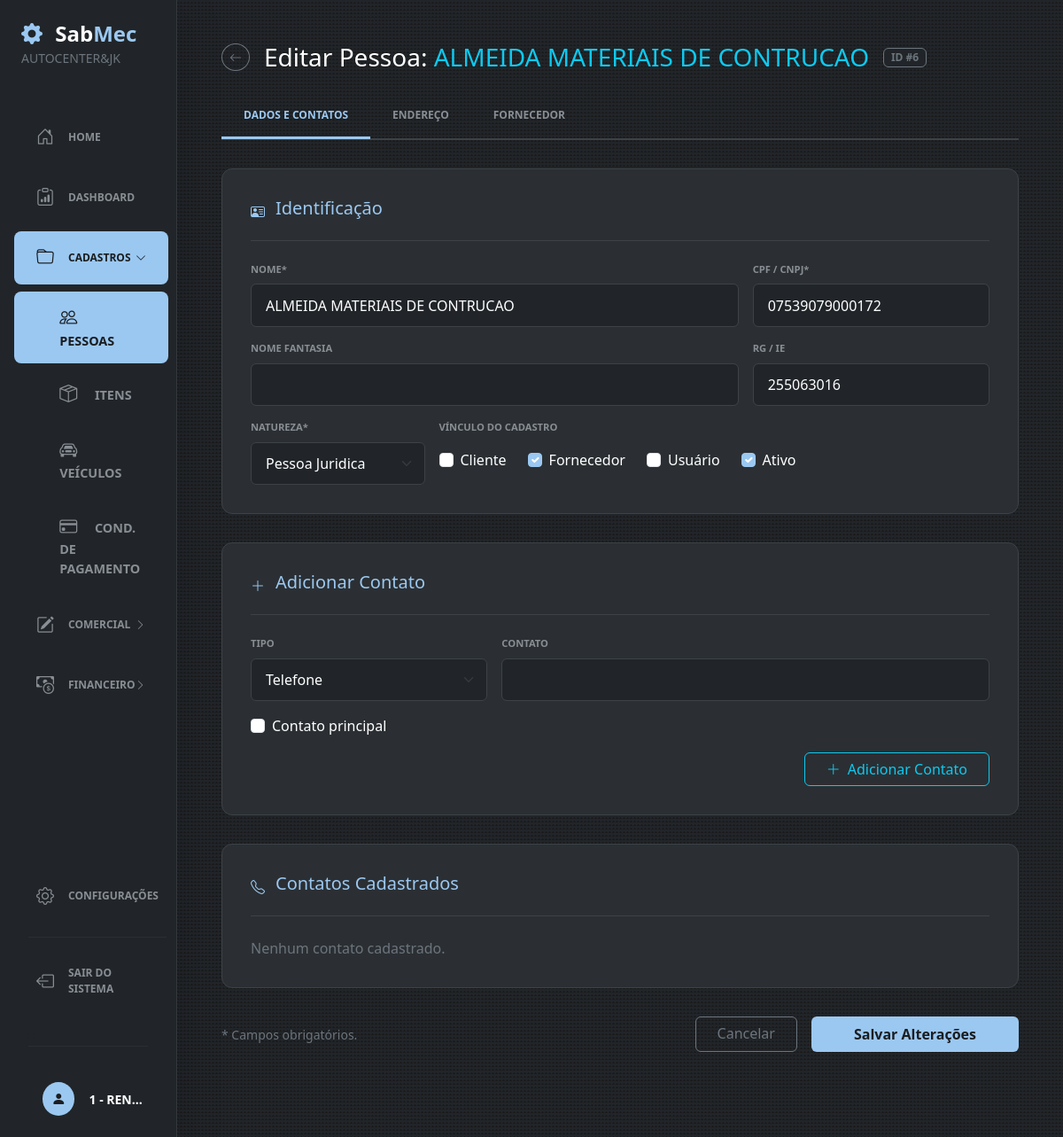
Before: /pessoas/6/editar (signed in) with the older database file.
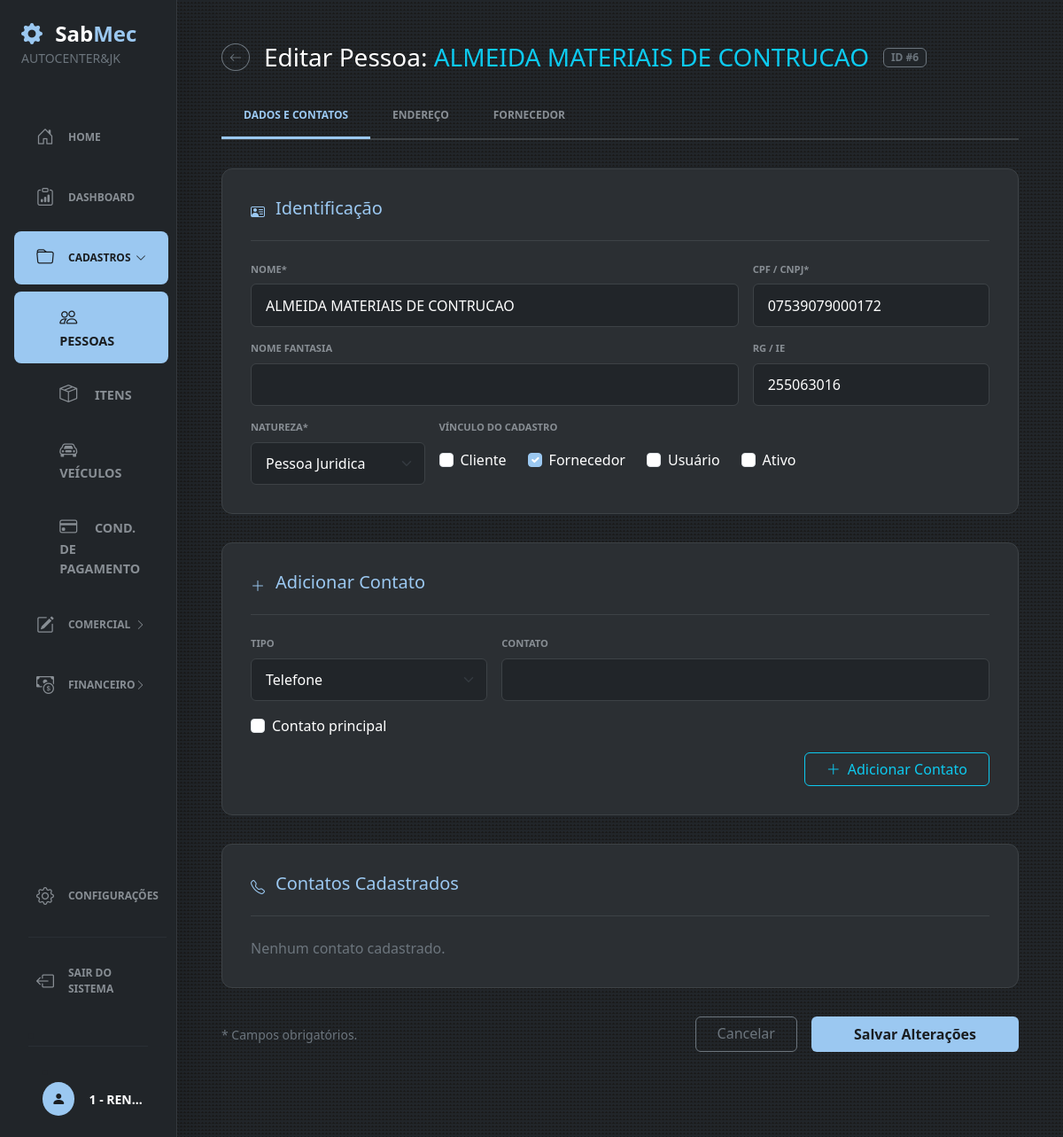
After: the same page with the newer database file.
### sabmec/models/pessoas.py (models this page shows)
class Pessoa(db.Model):
    __tablename__ = "pessoas"
    id = db.Column(db.Integer, primary_key=True)
    nome = db.Column(db.String(150), nullable=False)
    nome_fantasia = db.Column(db.String(150))
    documento_fiscal = db.Column(db.String)
    ie_rg = db.Column(db.String)
    entidade = db.Column(db.Enum('PF', 'PJ', name='entidade_enum'), nullable=False)
    ativo = db.Column(db.Boolean, default=True)
    eh_cliente = db.Column(db.Boolean)
    eh_usuario = db.Column(db.Boolean)
    eh_fornecedor = db.Column(db.Boolean)
    cliente = db.relationship("PessoaCliente", back_populates="pessoa", uselist=False)
    contatos = db.relationship("PessoaContato", back_populates="pessoa", cascade="all, delete-orphan")
    usuario = db.relationship("PessoaUsuario", back_populates="pessoa", uselist=False)
    fornecedor = db.relationship("PessoaFornecedor", back_populates="pessoa", uselist=False)
    enderecos = db.relationship("PessoaEndereco", back_populates="pessoa", cascade="all, delete-orphan")
    veiculos = db.relationship(
    "Veiculo",
    back_populates="pessoa",
    cascade="all, delete-orphan",
    )
    filial = db.relationship("PessoaFilial", back_populates="pessoa", uselist=False)

### sabmec/routes/cadastros/pessoas_editar.py (the view, shortened to what this page needs)
@pessoas_bp.route("/pessoas/<int:id>/editar", methods=["GET", "POST"])
@login_required
def pessoas_editar(id):
    pessoa = Pessoa.query.get_or_404(id)
    form_pessoa = FormPessoa()
    form_contato = FormPessoaContato()
    form_endereco = FormPessoaEndereco()
    form_cliente = FormPessoaCliente()
    form_fornecedor = FormPessoaFornecedor()
    form_usuario = FormPessoaUsuario()
    carregar_choices_endereco(form_endereco)
    if request.method == "GET":
        form_pessoa.nome.data = pessoa.nome
        form_pessoa.documento_fiscal.data = pessoa.documento_fiscal
        form_pessoa.nome_fantasia.data = pessoa.nome_fantasia
        form_pessoa.ie_rg.data = pessoa.ie_rg
        form_pessoa.entidade.data = pessoa.entidade
        form_pessoa.ativo.data = pessoa.ativo
        form_pessoa.eh_cliente.data = pessoa.eh_cliente
        form_pessoa.eh_fornecedor.data = pessoa.eh_fornecedor
        form_pessoa.eh_usuario.data = pessoa.eh_usuario
        if pessoa.cliente:
            form_cliente.cliente_ativo.data = pessoa.cliente.cliente_ativo
        if pessoa.fornecedor:
            form_fornecedor.fornecedor_ativo.data = pessoa.fornecedor.fornecedor_ativo
        if pessoa.usuario:
            form_usuario.usuario.data = pessoa.usuario.usuario
            form_usuario.usuario_ativo.data = pessoa.usuario.ativo
    return renderizar_edicao(
        pessoa,
        form_pessoa,
        form_contato,
        form_endereco,
        form_cliente,
        form_fornecedor,
        form_usuario,
    )

### sabmec/forms/pessoas_forms.py
class FormPessoa(FlaskForm):
    nome = StringField("Nome*", validators=[DataRequired(), Length(max=150)])
    nome_fantasia = StringField("Nome Fantasia", validators=[Optional(), Length(max=150)])
    documento_fiscal = StringField("CPF / CNPJ*", validators=[DataRequired(), Length(max=20)])
    ie_rg = StringField("RG / IE", validators=[Optional(), Length(max=20)])
    entidade = SelectField(
        "Natureza*",
        choices=[("PF", "Pessoa Fisica"), ("PJ", "Pessoa Juridica")],
        validators=[DataRequired()],
    )
    ativo = BooleanField("Ativo", default=True)
    eh_cliente = BooleanField("Cliente", default=False)
    eh_fornecedor = BooleanField("Fornecedor", default=False)
    eh_usuario = BooleanField("Usuario", default=False)
    submit = SubmitField("Salvar Cadastro")

### sabmec/__init__.py (called while the page is built)
@login_manager.user_loader
def load_usuario(id_usuario):
    return PessoaUsuario.query.get(int(id_usuario))

@app.context_processor
def inject_empresa_sidebar():
    filial = PessoaFilial.query.first()
    empresa = None
    if filial:
        empresa = Pessoa.query.get(
            filial.pessoa_id
        )
    return dict(
        empresa_sidebar=empresa
    )

### sabmec/templates/cadastros/pessoas_editar.html (shortened to what the changed rows need)
{% extends 'bases/base.html' %}
{% block body %}
<div class="container-fluid py-5 px-4">
    <div class="content-wrapper">
        <div class="d-flex align-items-center gap-3 mb-4">
            <a href="{{ url_for('pessoas.pessoas') }}" class="btn btn-outline-secondary btn-sm rounded-circle">
                <i class="bi bi-arrow-left"></i>
            </a>
            <h3 class="text-white m-0">Editar Pessoa: <span class="text-info">{{ pessoa.nome }}</span></h3>
            <span class="badge bg-dark border border-secondary text-secondary">ID #{{ pessoa.id }}</span>
        </div>
        <form method="POST" action="{{ url_for('pessoas.pessoas_editar', id=pessoa.id) }}" novalidate>
            <div class="tab-content mt-4">
                <div class="tab-pane fade show active" id="dados-content" role="tabpanel">
                    <div class="form-card">
                        <div class="row g-3">
                            <div class="col-md-8">
                                {{ form_pessoa.nome.label(class="form-label-custom") }}
                                {{ form_pessoa.nome(class="form-control form-control-sabmec") }}
                            </div>
                            <div class="col-md-4">
                                {{ form_pessoa.documento_fiscal.label(class="form-label-custom") }}
                                {{ form_pessoa.documento_fiscal(class="form-control form-control-sabmec") }}
                            </div>
                            <div class="col-md-8">
                                {{ form_pessoa.nome_fantasia.label(class="form-label-custom") }}
                                {{ form_pessoa.nome_fantasia(class="form-control form-control-sabmec") }}
                            </div>
                            <div class="col-md-4">
                                {{ form_pessoa.ie_rg.label(class="form-label-custom") }}
                                {{ form_pessoa.ie_rg(class="form-control form-control-sabmec") }}
                            </div>
                            <div class="col-md-3">
                                {{ form_pessoa.entidade.label(class="form-label-custom") }}
                                {{ form_pessoa.entidade(class="form-select form-control-sabmec") }}
                            </div>
                            <div class="col-md-9">
                                <div class="d-flex gap-4">
                                    <div class="form-check">
                                        {{ form_pessoa.eh_cliente(class="form-check-input", id="tipoCliente", onchange="toggleVinculosCadastro()") }}
                                        <label class="form-check-label text-white" for="tipoCliente">Cliente</label>
                                    </div>
                                    <div class="form-check">
                                        {{ form_pessoa.eh_fornecedor(class="form-check-input", id="tipoFornecedor", onchange="toggleVinculosCadastro()") }}
                                        <label class="form-check-label text-white" for="tipoFornecedor">Fornecedor</label>
                                    </div>
                                    <div class="form-check">
                                        {{ form_pessoa.eh_usuario(class="form-check-input", id="tipoUsuario", onchange="toggleVinculosCadastro()") }}
                                        <label class="form-check-label text-white" for="tipoUsuario">Usuário</label>
                                    </div>
                                    <div class="form-check">
                                        {{ form_pessoa.ativo(class="form-check-input", id="ativo") }}
                                        <label class="form-check-label text-white" for="ativo">Ativo</label>
                                    </div>
                                </div>
                            </div>
                        </div>
                    </div>
                </div>
            </div>
        </form>
    </div>
</div>
{% endblock %}

Changed rows visible on the page:
changed Pessoa "ALMEIDA MATERIAIS DE CONTRUCAO": ativo "☑" → "☐"
